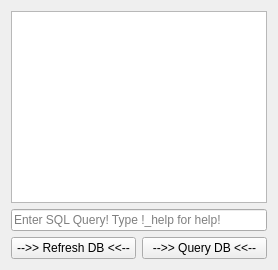
          <widget class="QWidget" name="tab_2">
           <attribute name="title">
            <string>Local DB</string>
           </attribute>
           <layout class="QGridLayout" name="gridLayout">
            <item row="2" column="1">
             <widget class="QPushButton" name="table_QueryDB_Button">
              <property name="toolTip">
               <string>Run a query on the DB</string>
              </property>
              <property name="text">
               <string>--&gt;&gt; Query DB &lt;&lt;--</string>
              </property>
             </widget>
            </item>
            <item row="2" column="0">
             <widget class="QPushButton" name="table_RefreshDB_Button">
              <property name="toolTip">
               <string>Refresh the Database, updating values from the SQLITE DB file</string>
              </property>
              <property name="text">
               <string>--&gt;&gt; Refresh DB &lt;&lt;--</string>
              </property>
             </widget>
            </item>
            <item row="1" column="0" colspan="2">
             <widget class="QLineEdit" name="DB_Query">
              <property name="text">
               <string/>
              </property>
              <property name="placeholderText">
               <string>Enter SQL Query! Type !_help for help! </string>
              </property>
             </widget>
            </item>
            <item row="0" column="0" colspan="2">
             <widget class="QTableWidget" name="table_SQLDB"/>
            </item>
           </layout>
          </widget>
